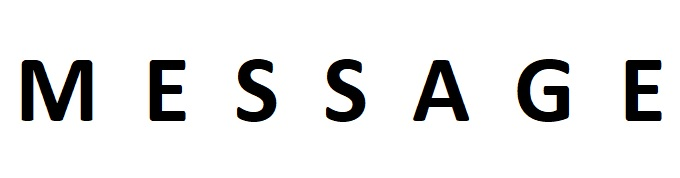
#> input picture VCS-BW-GAS/image1.jpg, 680 x 178 px
$ python VCS-BW-GAS.py
#> lines starting #> are read from the running program, lines starting #| are printed output that depends on the picture; after the words box and inside, x2 and y2 are one past the last pixel; in counts of white or black regions, pixels touching at a corner belong together
import os
import numpy as np
import cv2
import itertools


# Load a color image in grayscale
img = cv2.imread('image1.jpg',cv2.IMREAD_GRAYSCALE)
#> img: shape (178, 680); min 0, max 255, mean 230.9

#converting to binary by setting a threshold
(thresh, imbw) = cv2.threshold(img, 128, 255, cv2.THRESH_BINARY | cv2.THRESH_OTSU)
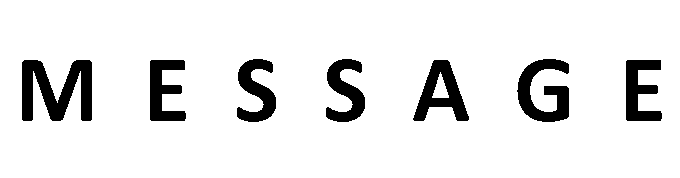
#> imbw: shape (178, 680); 90.6% white; 7 black regions, largest, box (x1, y1, x2, y2) and area: (22, 60, 92, 121) 2592, (517, 59, 569, 122) 1766, (413, 60, 469, 121) 1594
#> thresh = 129
new_rows = 2*len(imbw)
#> new_rows = 356
new_cols = 2*len(imbw[0])
#> new_cols = 1360

transparency1 = np.zeros((new_rows, new_cols))
transparency2 = np.zeros((new_rows, new_cols))
transparency3 = np.zeros((new_rows, new_cols))
transparency4 = np.zeros((new_rows, new_cols))


#Conversion to 2 transparencies
k = 0
l = 0


#For black
slist1 = [1,1,0,0]
slist2 = [0,0,0,1]
slist3 = [1,0,1,0]
slist4 = [0,1,1,0]

#For white
slist5 = [1,1,0,0]
slist6 = [1,0,0,0]
slist7 = [1,0,1,0]
slist8 = [1,0,0,1]


pslist1 = itertools.permutations(slist1)
pslist1 = list(pslist1)


pslist2 = itertools.permutations(slist2)
pslist2 = list(pslist2)


pslist3 = itertools.permutations(slist3)
pslist3 = list(pslist3)


pslist4 = itertools.permutations(slist4)
pslist4 = list(pslist4)


pslist5 = itertools.permutations(slist5)
pslist5 = list(pslist5)


pslist6 = itertools.permutations(slist6)
pslist6 = list(pslist6)


pslist7 = itertools.permutations(slist7)
pslist7 = list(pslist7)


pslist8 = itertools.permutations(slist8)
pslist8 = list(pslist8)


ccc = 0
for i in range(len(imbw)):
    l = 0
    for j in range(len(imbw[0])):
        rint = int.from_bytes(os.urandom(1), byteorder="big")%len(pslist5)
        rint1 = int.from_bytes(os.urandom(1), byteorder="big")%len(pslist1)


        if imbw[i][j] == 255:
            transparency1[k][l] = pslist5[rint][0]
            transparency1[k][l+1] = pslist5[rint][1]
            transparency1[k+1][l] = pslist5[rint][2]
            transparency1[k+1][l+1] = pslist5[rint][3]

            transparency2[k][l] = pslist6[rint][0]
            transparency2[k][l+1] = pslist6[rint][1]
            transparency2[k+1][l] = pslist6[rint][2]
            transparency2[k+1][l+1] = pslist6[rint][3]

            transparency3[k][l] = pslist7[rint][0]
            transparency3[k][l+1] = pslist7[rint][1]
            transparency3[k+1][l] = pslist7[rint][2]
            transparency3[k+1][l+1] = pslist7[rint][3]

            transparency4[k][l] = pslist8[rint][0]
            transparency4[k][l+1] = pslist8[rint][1]
            transparency4[k+1][l] = pslist8[rint][2]
            transparency4[k+1][l+1] = pslist8[rint][3]

        elif imbw[i][j] == 0:
            transparency1[k][l] = pslist1[rint1][0]
            transparency1[k][l+1] = pslist1[rint1][1]
            transparency1[k+1][l] = pslist1[rint1][2]
            transparency1[k+1][l+1] = pslist1[rint1][3]

            transparency2[k][l] = pslist2[rint1][0]
            transparency2[k][l+1] = pslist2[rint1][1]
            transparency2[k+1][l] = pslist2[rint1][2]
            transparency2[k+1][l+1] = pslist2[rint1][3]

            transparency3[k][l] = pslist3[rint1][0]
            transparency3[k][l+1] = pslist3[rint1][1]
            transparency3[k+1][l] = pslist3[rint1][2]
            transparency3[k+1][l+1] = pslist3[rint1][3]

            transparency4[k][l] = pslist4[rint1][0]
            transparency4[k][l+1] = pslist4[rint1][1]
            transparency4[k+1][l] = pslist4[rint1][2]
            transparency4[k+1][l+1] = pslist4[rint1][3]


        ccc = ccc + 1
        l = l + 2
    k = k + 2
#> this loop made 178 passes
#> k on passes 1 to 3: 2, 4, 6
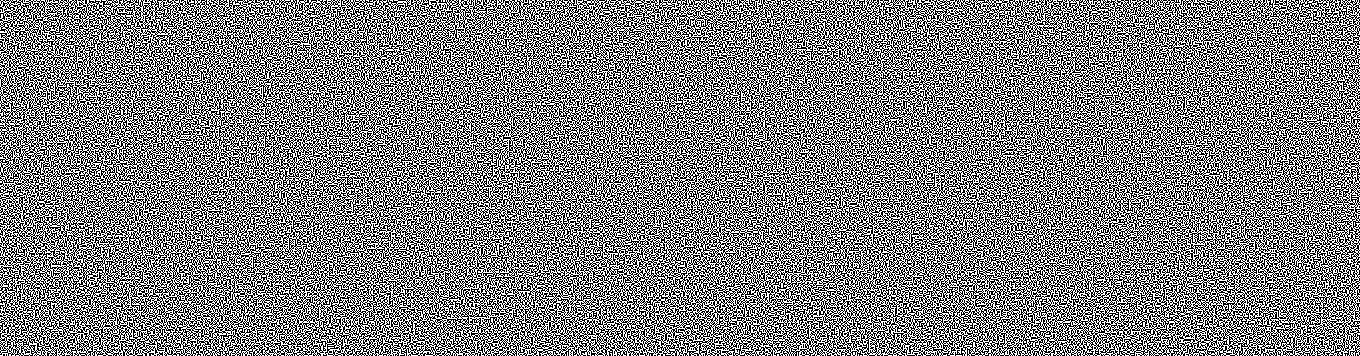
#> transparency1: shape (356, 1360) float64; values 0 (black) and 1 (white), 50% white in thin lines or dots
#> transparency2: shape (356, 1360) float64; values 0 (black) and 1 (white), 25% white in thin lines or dots
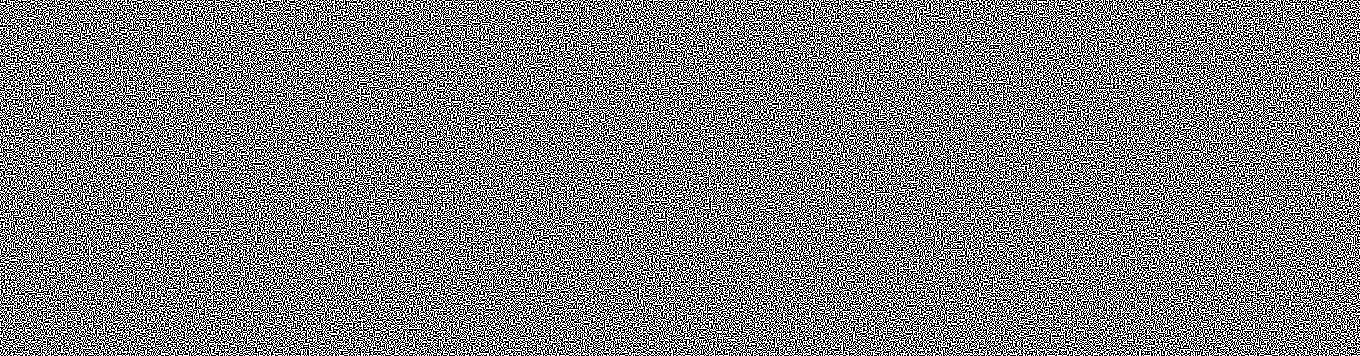
#> transparency3: shape (356, 1360) float64; values 0 (black) and 1 (white), 50% white in thin lines or dots
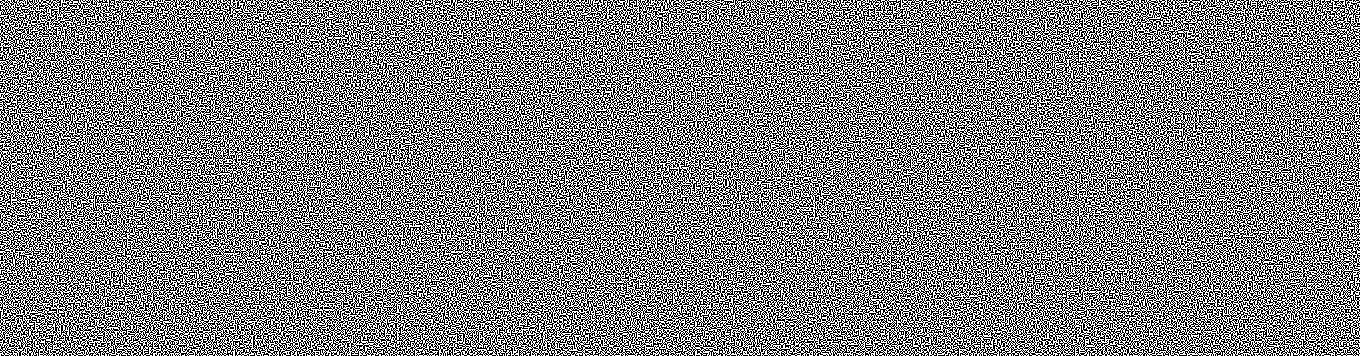
#> transparency4: shape (356, 1360) float64; values 0 (black) and 1 (white), 50% white in thin lines or dots
#> after the loop, ccc = 121040; k = 356


decerypted_12 =  np.zeros((new_rows, new_cols))
decerypted_23 =  np.zeros((new_rows, new_cols))
decerypted_24 =  np.zeros((new_rows, new_cols))
decerypted_134 =  np.zeros((new_rows, new_cols))

decrypted_14 = np.zeros((new_rows, new_cols))
decrypted_13 = np.zeros((new_rows, new_cols))
decrypted_34 = np.zeros((new_rows, new_cols))


t1 = transparency1.astype(np.int8)
t2 = transparency2.astype(np.int8)
t3 = transparency3.astype(np.int8)
t4 = transparency4.astype(np.int8)

#decrypting image by taking and of 2 transparencies which is equivalent to aligning to transparencies and viewing with human eyes
for i in range(new_rows):
    for j in range(new_cols):
        decerypted_12[i][j] = (t1[i][j]) & (t2[i][j])
        decerypted_23[i][j] = (t3[i][j]) & (t2[i][j])
        decerypted_24[i][j] = (t4[i][j]) & (t2[i][j])
        decerypted_134[i][j] = (t1[i][j]) & (t4[i][j]) & (t3[i][j])
        decrypted_14[i][j] = (t1[i][j]) & (t4[i][j])
        decrypted_13[i][j] = (t1[i][j]) & (t3[i][j])
        decrypted_34[i][j] = (t3[i][j]) & (t4[i][j])
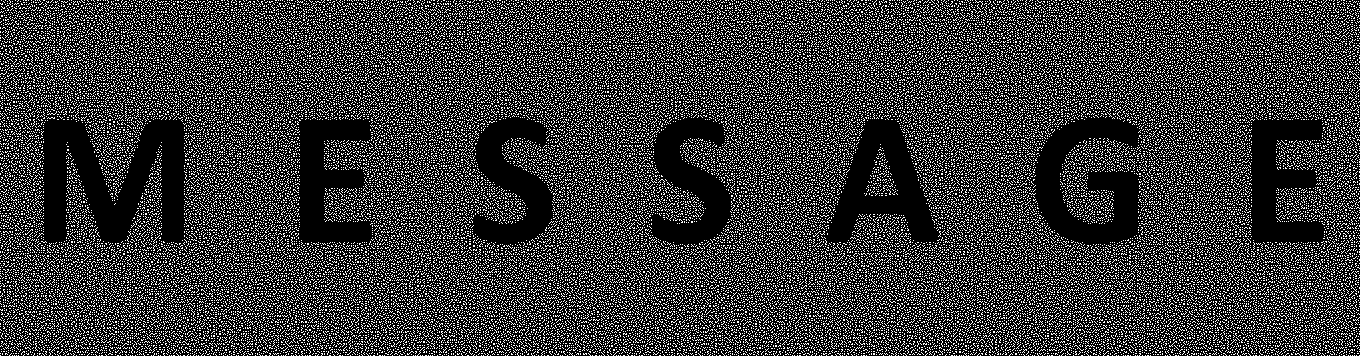
#> decerypted_12: shape (356, 1360) float64; values 0 (black) and 1 (white), 22.6% white in thin lines or dots
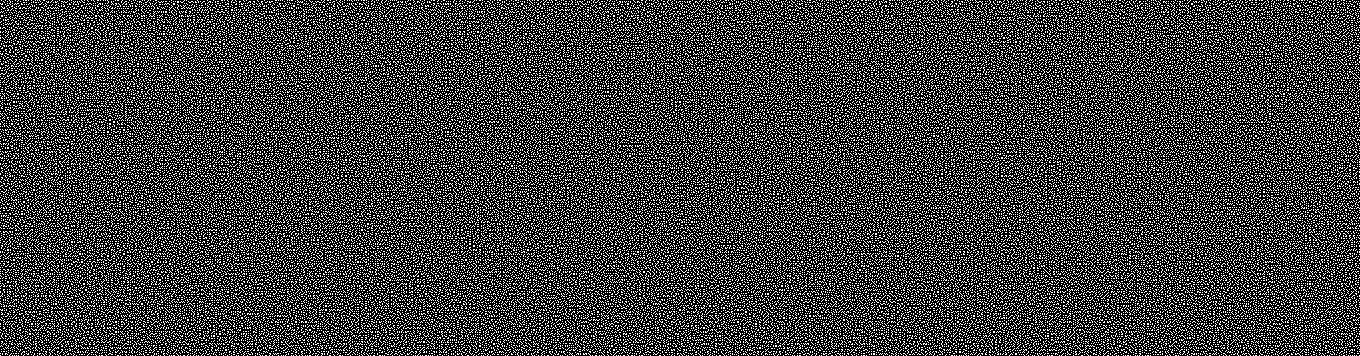
#> decrypted_14: shape (356, 1360) float64; values 0 (black) and 1 (white), 25% white in thin lines or dots
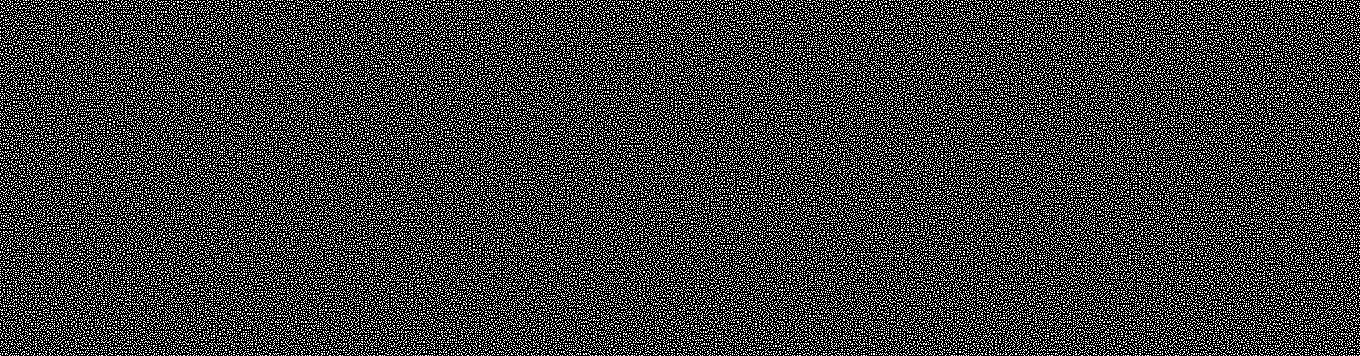
#> decrypted_34: shape (356, 1360) float64; values 0 (black) and 1 (white), 25% white in thin lines or dots


cv2.imshow('image',imbw)
cv2.imshow('transparency1',transparency1)
cv2.imshow('transparency2',transparency2)
cv2.imshow('transparency3',transparency3)
cv2.imshow('transparency4',transparency4)
cv2.imshow('decrypted by 1 and 2', decerypted_12)
cv2.imshow('decrypted by 2 and 3', decerypted_23)
cv2.imshow('decrypted by 2 and 4', decerypted_24)
cv2.imshow('decrypted by 1, 3 and 4', decerypted_134)
cv2.imshow('can\'t be decrypted by 1 and 4', decrypted_14)
cv2.imshow('can\'t be decrypted by 1 and 3', decrypted_13)
cv2.imshow('can\'t be decrypted by 3 and 4', decrypted_34)
cv2.waitKey(0)
cv2.destroyAllWindows()
